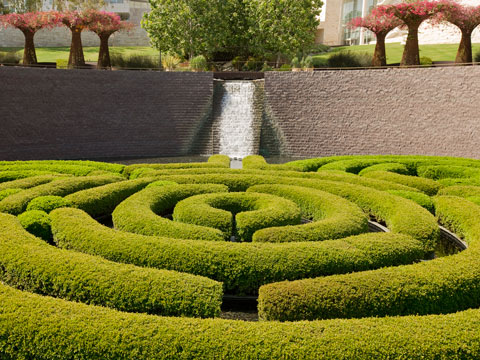
%> input picture green.jpg, 480 x 360 px
$ octave color.m   (GNU Octave 9; MATLAB toolbox functions it lacks are replaced by stand-ins)
%> lines starting %> are read from the running program, lines starting %| are printed output that depends on the picture
### remapImageUint8.m
%   function remapImage.m
%
%   Take an image which may have positive and negative values and
%   remap the values so that 0 maps to 127 and the range is within
%   0 to 255.
%   If all values are positive, then remap 0 to 0 and range is 0 to 255

function vNormalized = remapImageUint8(image)
if min(image(:)) < 0
    vNormalized = uint8(127 + 128*image/max(abs(image(:))) );
else
    vNormalized = uint8(255*image/max(abs(image(:))) );
end

### color.m

%   color.m
%
%   author:  Michael Langer
%
%   Assignment 1  COMP 546/598  Fall 2015

close all
clear

I = imread('green.jpg');
%> I is the input picture: size 360x480x3 uint8; mean R, G, B 121.1, 115.9, 48.8

sizeI = size(I);
%> sizeI = [360 480 3]
Nrows = sizeI(1);
%> Nrows = 360
Ncols = sizeI(2);
%> Ncols = 480

%  save the redgreenB channels as double arrays.  This will be convenient for
%  vectorization later.

IRed   = double( I(:,:,1));
IGreen = double( I(:,:,2));
IBlue  = double( I(:,:,3));

figure
image(I)
title(' original ')

%  Here we define the luminance, red-green, and blue-yellow axes

Vlum = [1, 1, 1];
Vlum = Vlum / norm(Vlum);
Vredgreen  = [ 1, -1, 0 ] ;
Vredgreen = Vredgreen / norm(Vredgreen);
Vblueyellow  = [ 1, 1, -2 ] ;
Vblueyellow = Vblueyellow / norm(Vblueyellow);

V = [Vlum; Vredgreen; Vblueyellow];

%  rotate redgreenB to luminance

lum =     Vlum(1) * IRed + ...         %  Nrows x Ncols
          Vlum(2) * IGreen + ...
          Vlum(3) * IBlue;
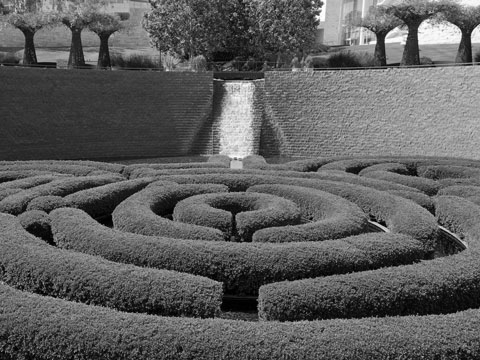
%> lum: size 360x480 double; min 0, max 441.7, mean 165; drawn with min black and max white

redgreen =      Vredgreen(1) * IRed + ...         %  Nrows x Ncols
                Vredgreen(2) * IGreen + ...
                Vredgreen(3) * IBlue;
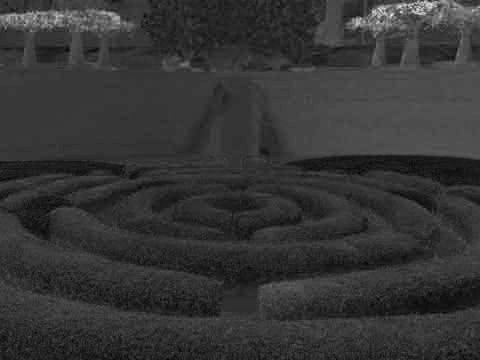
%> redgreen: size 360x480 double; min -28.28, max 124.5, mean 3.7; drawn with min black and max white

blueyellow =  Vblueyellow(1) * IRed + ...         %  Nrows x Ncols
              Vblueyellow(2) * IGreen + ...
              Vblueyellow(3) * IBlue;
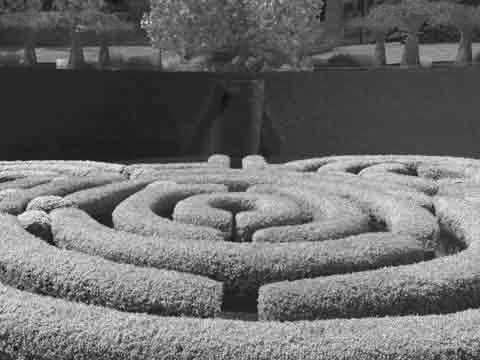
%> blueyellow: size 360x480 double; min -24.49, max 167, mean 56.9; drawn with min black and max white

f=figure;
figure(f);
subplot(3,2,1);
im = remapImageUint8(lum);
image(im)
colormap(gray(256))
title(' luminance ')
imwrite(im, 'lum.jpg');    %  prints image only (no title)
%print('lum', '-djpeg ');   %  prints figure (with title)

subplot(3,2,3);
im = remapImageUint8(redgreen);
image(im)
colormap(gray(256))
title(' red-green ')

subplot(3,2,5);
im = remapImageUint8(blueyellow);
image(im)
colormap(gray(256))
title(' blue-yellow ')

%---------   ADD YOUR CODE HERE  ---------------

%  Solution for Q1a

CRed = 128./((IRed+IGreen+IBlue)./3).*IRed;
CGreen = 128./((IRed+IGreen+IBlue)./3).*IGreen;
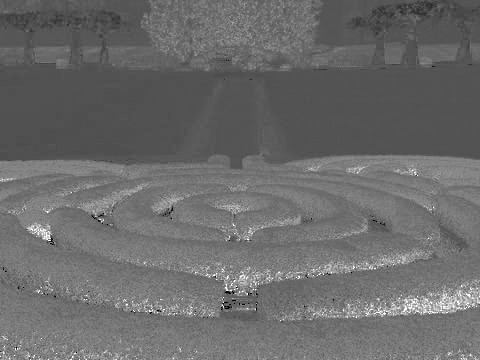
%> CGreen: size 360x480 double; 0.01% of the values are NaN or infinite; the others: min 0, max 384, mean 161.9; drawn with min black, max white, NaN and infinite black
CBlue = 128./((IRed+IGreen+IBlue)./3).*IBlue;
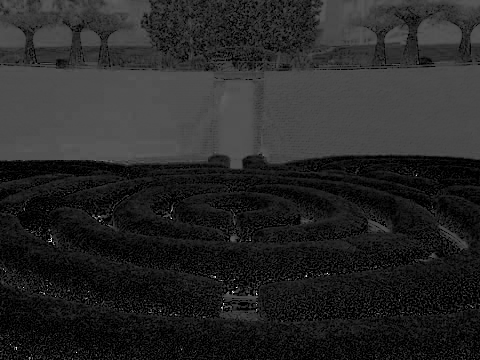
%> CBlue: size 360x480 double; 0.01% of the values are NaN or infinite; the others: min 0, max 384, mean 59.5; drawn with min black, max white, NaN and infinite black

CI = remapImageUint8(cat(3,CRed,CGreen,CBlue));
%> in remapImageUint8 (call 4), `vNormalized = uint8(255*image/max(abs(image(:))) );`:
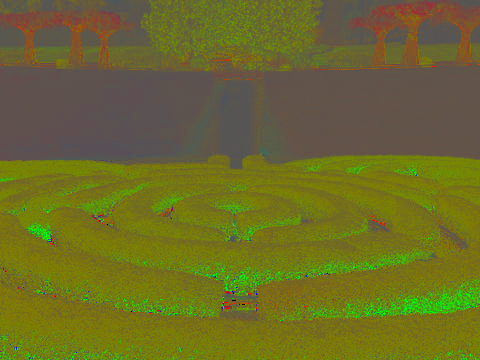
%> vNormalized: size 360x480x3 uint8; mean R, G, B 107.9, 107.5, 39.5

figure
image(CI)
title(' chromaticity-only ')

imwrite(CI, 'chromaticity-only.png');

%  Solution for Q1b

SobelX = [-1 0 1; -2 0 2; -1 0 1];
SobelY = [-1 -2 -1; 0 0 0; 1 2 1];

Glum = sqrt(conv2(lum, SobelX).^2 + conv2(lum, SobelY).^2);
Gredgreen = sqrt(conv2(redgreen, SobelX).^2 + conv2(redgreen, SobelY).^2);
Gblueyellow = sqrt(conv2(blueyellow, SobelX).^2 + conv2(blueyellow, SobelY).^2);
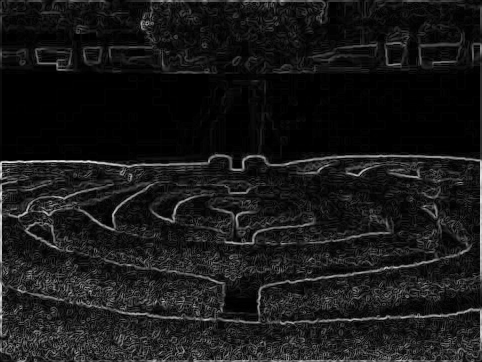
%> Gblueyellow: size 362x482 double; min 0, max 611.5, mean 60.3; drawn with min black and max white

figure(f)
subplot(3,2,2)
image(remapImageUint8(Glum))
title(' luminance-edge ')

subplot(3,2,4)
image(remapImageUint8(Gredgreen))
title(' red-green-edge ')

subplot(3,2,6)
image(remapImageUint8(Gblueyellow))
title(' blue-yellow-edge ')

$ run again, with Nature.png saved as green.jpg
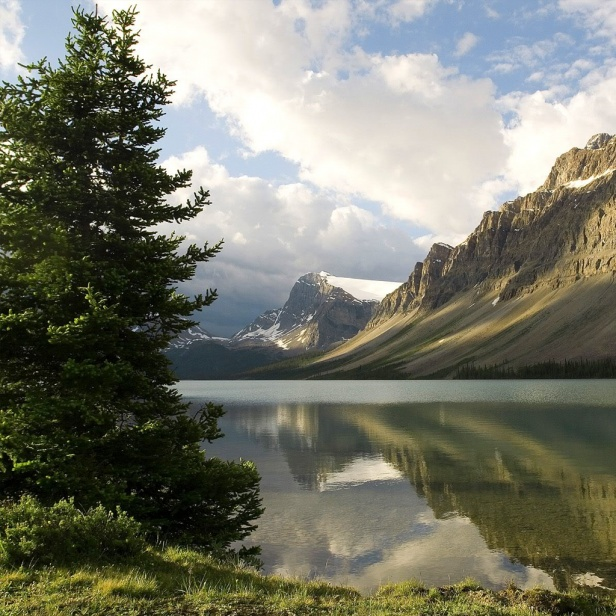
%> input picture Nature.png, 616 x 616 px
%> I is the input picture: size 616x616x3 uint8; mean R, G, B 119, 120.2, 106.3
%> in remapImageUint8 (call 4), `vNormalized = uint8(255*image/max(abs(image(:))) );`:
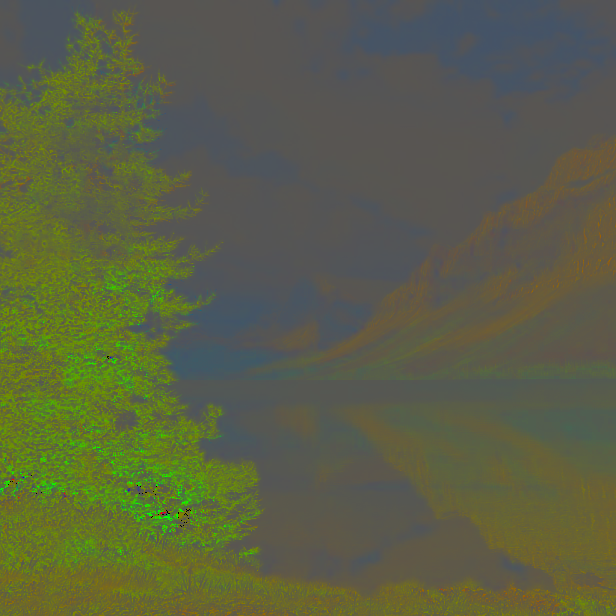
%> vNormalized: size 616x616x3 uint8; mean R, G, B 90.8, 96.1, 68.1
%> `Gblueyellow = sqrt(conv2(blueyellow, SobelX).^2 + conv2(blueyellow, So..`:
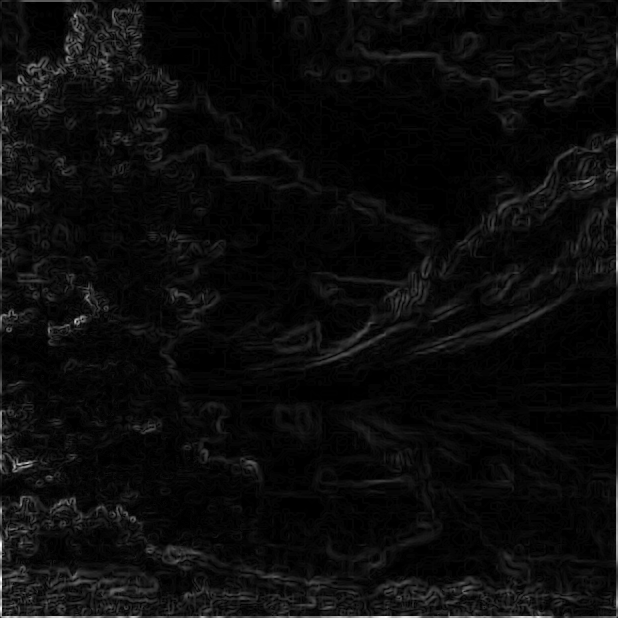
%> Gblueyellow: size 618x618 double; min 0, max 320.9, mean 14.9; drawn with min black and max white
